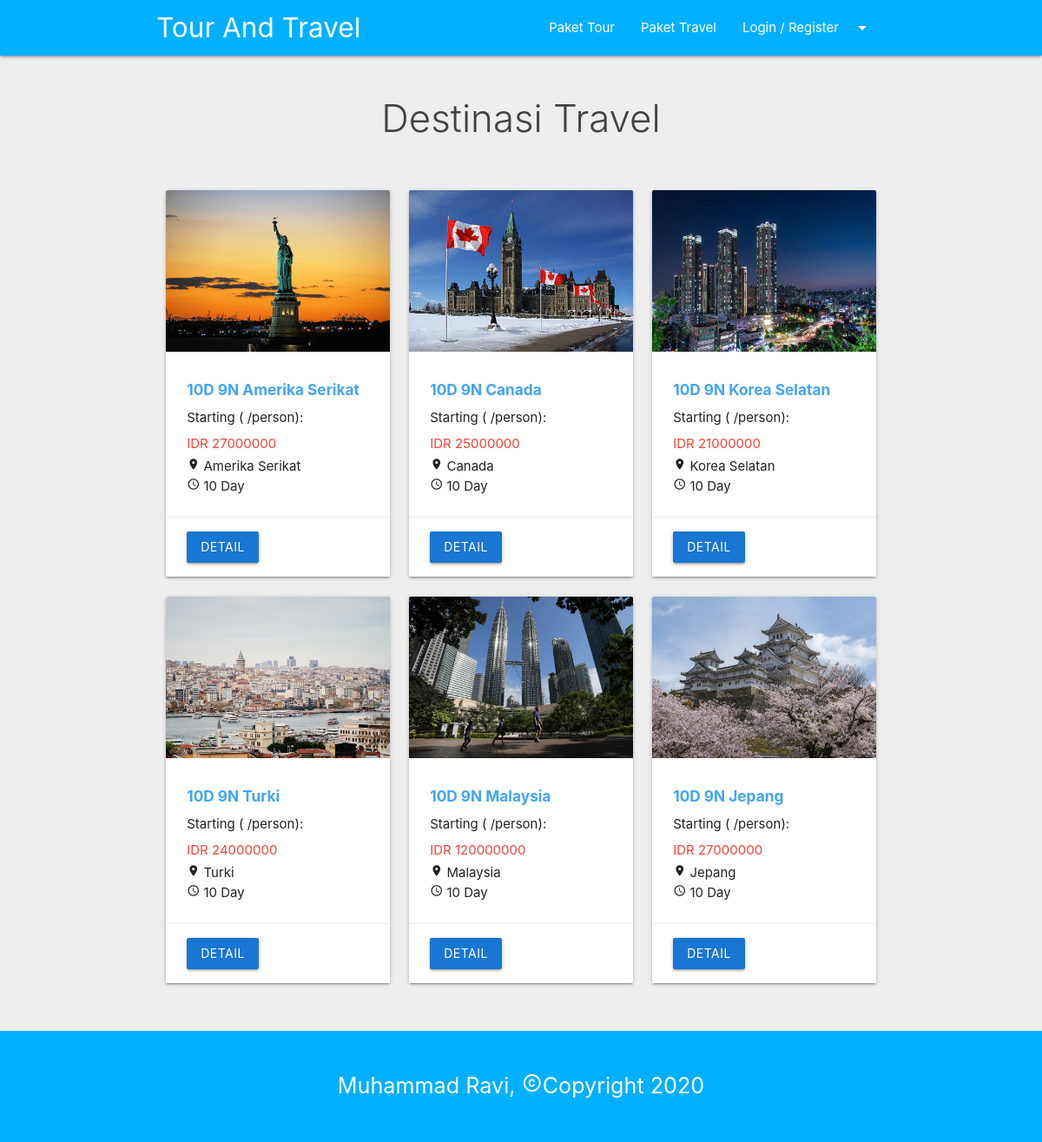
/travel.php, run on the app's committed database.
### tables this page shows
CREATE TABLE `travel` (
  `id_travel` int(11) NOT NULL,
  `nama_travel` varchar(200) NOT NULL,
  `foto` varchar(255) NOT NULL,
  `harga` int(100) NOT NULL,
  `durasi` varchar(200) NOT NULL,
  `lokasi` varchar(200) NOT NULL
);

### function.php (called while the page is built, shortened)
<?php
$koneksi = mysqli_connect("localhost","root","","db_tour_travel");
function query($query) {
	global $koneksi;
	$result = mysqli_query($koneksi, $query);
	$rows = [];
	while( $row = mysqli_fetch_assoc($result)) {
		$rows[] = $row;
	}
	return $rows;
}
 ?>

### travel.php (the view, shortened to what this page needs)
<?php
require 'function.php';
$travels = query("SELECT * FROM travel");
 ?>
<html lang="en">
<head>
      <link rel="stylesheet" href="css/icon.css">
      <link type="text/css" rel="stylesheet" href="css/materialize.min.css"  media="screen,projection"/>
      <link rel="stylesheet" type="text/css" href="css/style.css?=1.1">
</head>
<body>
	<?php include('header.php'); ?>
      <section class="Destinasi grey lighten-3">
        <div class="container">
          <div class="row">
            <h3 class="light center grey-text text-darken-3 tittle">Destinasi Travel</h3>
            <?php foreach( $travels as $travel) :?>
            <div class="col m4 s12">
              <div class="card hoverable">
                    <div class="card-image">
                      <img src="img/travel/<?php echo $travel["foto"]; ?>">
                    </div>
                    <div class="card-content">
                      <h6 class=" blue-text text-lighten-1"><?php echo $travel["nama_travel"]; ?></h6>
                      <p>Starting ( /person):</p>
                      <p class="red-text">IDR <?php echo $travel["harga"]; ?></p>
                      <span><i class="material-icons tiny">place</i> <?php echo $travel["lokasi"]; ?></span><br>
                      <span><i class="material-icons tiny">query_builder</i> <?php echo $travel["durasi"]; ?></span>
                    </div>
                    <div class="card-action">
                      <a href="travel_detail.php?id=<?php echo $travel["id_travel"]; ?>" class="btn blue darken-2">Detail</a>
                    </div>
                  </div>
            </div>
          <?php endforeach; ?>
          </div>
        </div>
      </section>
      <?php include('footer.php'); ?>
</body>
</html>

### css/style.css (style rules this page uses)
section, footer { padding: 20px 0; }
.card p { line-height: 30px; font-weight: bold; }
.card h6 { font-weight: bold; }
.card-content p { font-weight: normal; }
.tittle { margin-bottom: 50px; }

### data on the page
travel: foto (picture), nama_travel "10D 9N Amerika Serikat", harga "27000000", lokasi "Amerika Serikat", durasi "10 Day"
travel: foto (picture), nama_travel "10D 9N Canada", harga "25000000", lokasi "Canada", durasi "10 Day"
travel: foto (picture), nama_travel "10D 9N Korea Selatan", harga "21000000", lokasi "Korea Selatan", durasi "10 Day"
travel: foto (picture), nama_travel "10D 9N Turki", harga "24000000", lokasi "Turki", durasi "10 Day"
travel: foto (picture), nama_travel "10D 9N Malaysia", harga "120000000", lokasi "Malaysia", durasi "10 Day"
travel: foto (picture), nama_travel "10D 9N Jepang", harga "27000000", lokasi "Jepang", durasi "10 Day"
